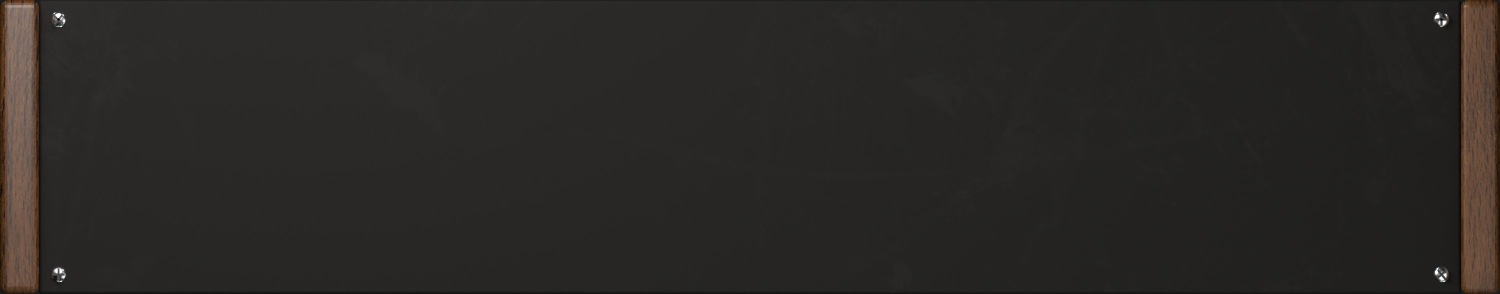
#> input picture Resources/faceplate_bottom.jpg, 3000 x 588 px, given in place of PaintedMetal004_1K-JPG_Metalness.jpg, which was not available (shown at 1/2 size)
$ python make_textures.py ../Resources/faceplate_bottom.jpg
#> lines starting #> are read from the running program, lines starting #| are printed output that depends on the picture; pictures that were not available may be replaced by others from this repository, and a replacement may not be noted
"""
Bakes the UI textures in Resources/ from CC0 photo-scanned materials by ambientCG (https://ambientcg.com):

    PaintedMetal004, Metal011, Wood066, SurfaceImperfections003  (1K-JPG versions)

Usage:
    python3 tools/make_textures.py <folder with the unzipped ambientCG downloads>

Requires Pillow and numpy. Output sizes are 2x the editor's logical layout (for Retina screens).
"""
import sys, os
import numpy as np
from PIL import Image

SRC = sys.argv[1]
OUT = os.path.join(os.path.dirname(__file__), "..", "Resources")
os.makedirs(OUT, exist_ok=True)

EDITOR_W, CHEEK_W, TOP_H, BOTTOM_H = 1000, 26, 540, 196
S = 2  # retina scale
UNIT_W = (EDITOR_W - 2 * CHEEK_W) * S


def load(asset, kind, mode="L"):
#> called with asset = 'PaintedMetal004', kind = 'Metalness', mode = 'L'
    path = os.path.join(SRC, asset, f"{asset}_1K-JPG_{kind}.jpg")
    return np.asarray(Image.open(path).convert(mode), dtype=np.float32) / 255.0
#> call 2 of load, with asset = 'PaintedMetal004', kind = 'Roughness', mode = 'L'
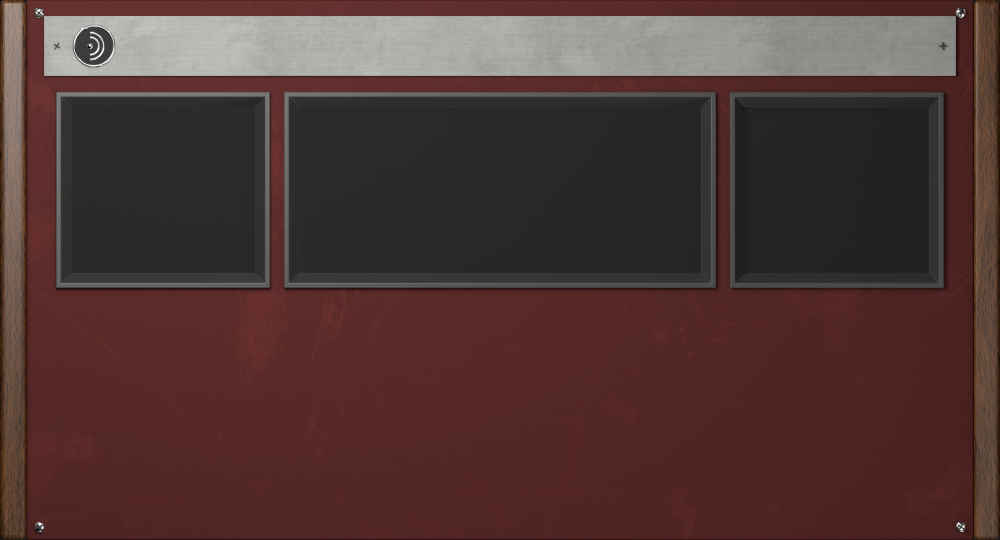
#> input picture Resources/faceplate_top.jpg, 3000 x 1620 px, given in place of PaintedMetal004_1K-JPG_Roughness.jpg, which was not available (shown at 1/3 size)


def cover(a, w, h, offset=(0, 0), scale=1.0):
    """Scale one seamless tile up to cover the whole area, so no pattern repeats."""
#> called with w = 1896, h = 1080, offset = (0, 0), scale = 1
    side = int(max(w, h) * scale)
    img = Image.fromarray((np.clip(a, 0, 1) * 255).astype(np.uint8)).resize((side, side), Image.LANCZOS)
    big = np.asarray(img, dtype=np.float32) / 255.0
    big = np.roll(big, offset, axis=(0, 1))
    return big[:h, :w]
#> returned value: shape (1080, 1896) float32


def tile(a, w, h, offset=(0, 0)):
    a = np.roll(a, offset, axis=(0, 1))
    reps = (h // a.shape[0] + 1, w // a.shape[1] + 1) + ((1,) if a.ndim == 3 else ())
    return np.tile(a, reps)[:h, :w]


def save(arr, name, quality=90):
    img = Image.fromarray(np.clip(arr * 255.0, 0, 255).astype(np.uint8))
    img.save(os.path.join(OUT, name), quality=quality, optimize=True)
    print(name, img.size, os.path.getsize(os.path.join(OUT, name)) // 1024, "KB")


def edge_weight(w, h, falloff):
    """1 at the panel border fading to 0 inside: wear concentrates on edges, as on real gear."""
    y, x = np.mgrid[0:h, 0:w].astype(np.float32)
    d = np.minimum(np.minimum(x, w - 1 - x), np.minimum(y, h - 1 - y))
    return np.exp(-d / falloff)


chips_src = load("PaintedMetal004", "Metalness")
rough_src = load("PaintedMetal004", "Roughness")
grime_src = load("SurfaceImperfections003", "Opacity")


def painted_panel(w, h, base_rgb, chip_strength, offset, seed, grime_amount=0.16):
    rng = np.random.default_rng(seed)
    base = np.array(base_rgb, np.float32) / 255.0

    rough = cover(rough_src, w, h, offset)
    rough = (rough - rough.mean()) / (rough.std() + 1e-6)
    grime = cover(grime_src, w, h, (offset[1], offset[0]), 1.2)
    grime = (grime - grime.min()) / (np.ptp(grime) + 1e-6)

    chips = cover(chips_src, w, h, offset)
    wear = 0.05 + 0.95 * edge_weight(w, h, 38.0 * S)
    chip_alpha = np.clip(chips * wear * chip_strength, 0, 1)
#> chip_alpha: shape (1080, 1896) float32; every value is 0

    shade = 1.0 + 0.03 * rough - grime_amount * grime + 0.006 * rng.standard_normal((h, w)).astype(np.float32)
    paint = base[None, None, :] * shade[..., None]
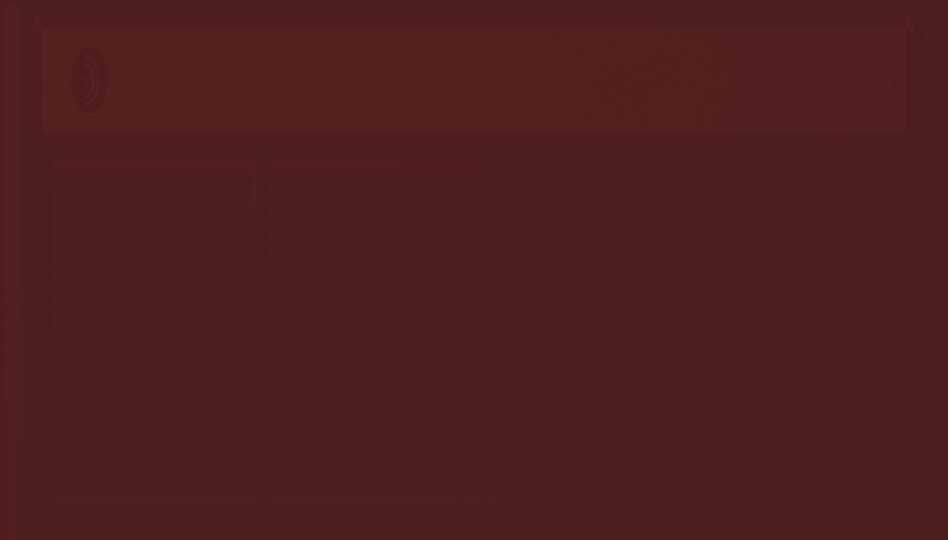
#> paint: shape (1080, 1896, 3) float32 (shown at 1/2 size); mean of channels 0, 1, 2 0.314, 0.124, 0.112; drawn as R, G, B

    steel = np.array([0.56, 0.55, 0.53], np.float32)[None, None, :] * (0.85 + 0.08 * rough[..., None])
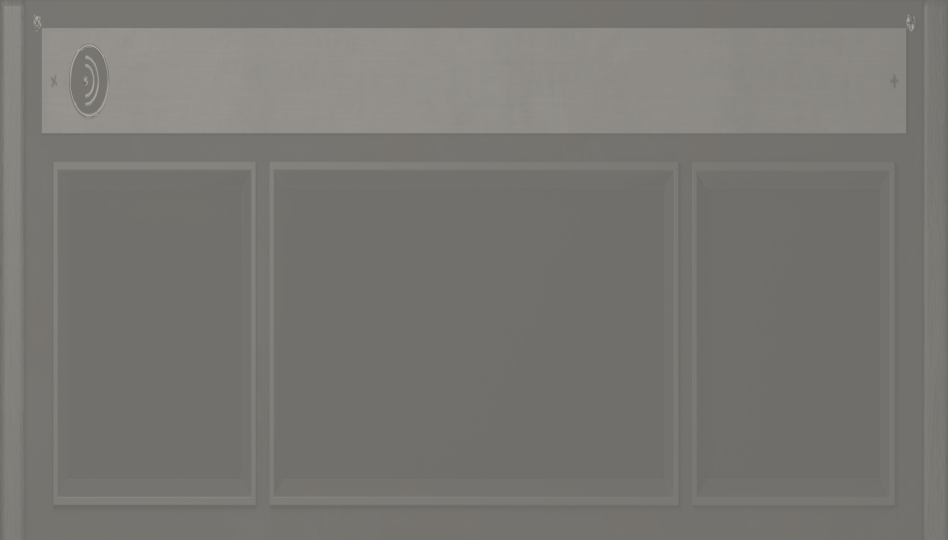
#> steel: shape (1080, 1896, 3) float32 (shown at 1/2 size); mean of channels 0, 1, 2 0.47, 0.465, 0.456; drawn as R, G, B
    out = paint * (1 - chip_alpha[..., None]) + steel * chip_alpha[..., None]
    return out


# Clean, well-kept finish: no chips or grime, only the paint's own subtle texture.
save(painted_panel(UNIT_W, TOP_H * S, (79, 31, 29), 0.0, (0, 0), 1, grime_amount=0.0), "panel_burgundy.jpg")
#| panel_burgundy.jpg (1896, 1080) 20 KB
save(painted_panel(UNIT_W, BOTTOM_H * S, (28, 27, 26), 0.0, (311, 517), 2, grime_amount=0.0), "panel_black.jpg")
#> call 2 of painted_panel, with w = 1896, h = 392, base_rgb = (28, 27, 26), chip_strength = 0, offset = (311, 517), seed = 2, grime_amount = 0
#> in cover (call 6), `big = np.roll(big, offset, axis=(0, 1))`:
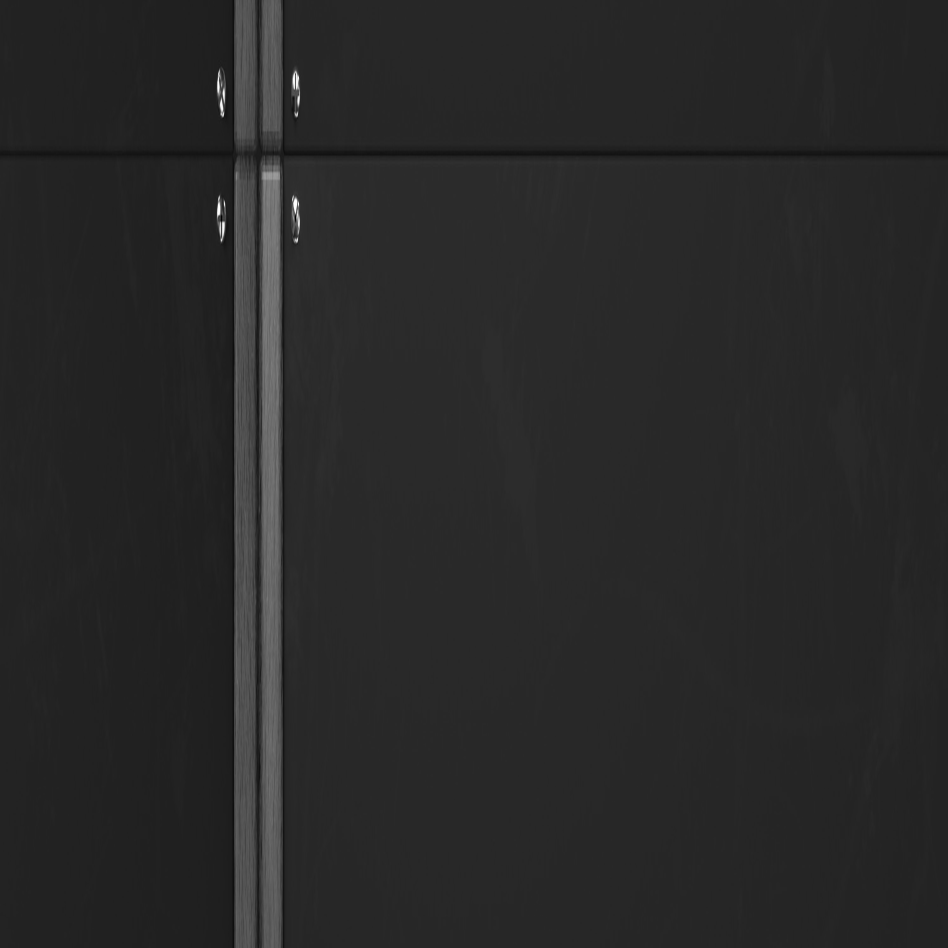
#> big: shape (1896, 1896) float32 (shown at 1/2 size); min 0, max 1, mean 0.157
#> in cover (call 6), `return big[:h, :w]`:
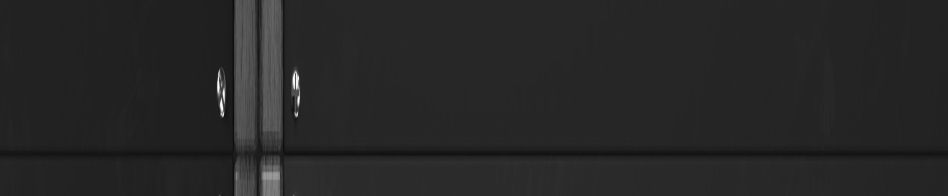
#> returned value: shape (392, 1896) float32 (shown at 1/2 size); min 0.0196, max 1, mean 0.151
#> in painted_panel (call 2), `chip_alpha = np.clip(chips * wear * chip_strength, 0, 1)`: chip_alpha: shape (392, 1896) float32; every value is 0
#> in painted_panel (call 2), `paint = base[None, None, :] * shade[..., None]`:
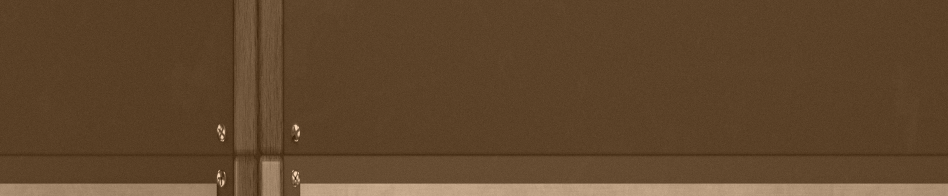
#> paint: shape (392, 1896, 3) float32 (shown at 1/2 size); mean of channels 0, 1, 2 0.11, 0.106, 0.102; drawn with min black and max white
#> in painted_panel (call 2), `steel = np.array([0.56, 0.55, 0.53], np.float32)[None, None, :] * (0.8..`:
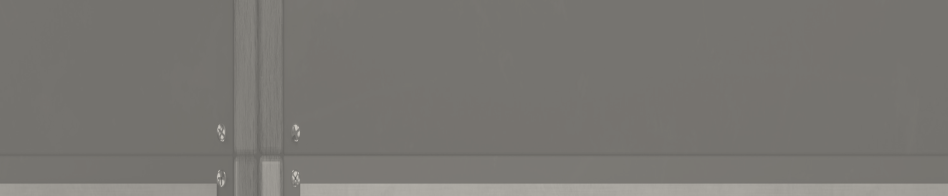
#> steel: shape (392, 1896, 3) float32 (shown at 1/2 size); mean of channels 0, 1, 2 0.477, 0.467, 0.451; drawn as R, G, B
#| panel_black.jpg (1896, 392) 6 KB

# Brushed aluminium name plate (grain runs horizontally)
alu = load("Metal011", "Color")
#> (the run stopped early here; a loop or call above may not have finished)
